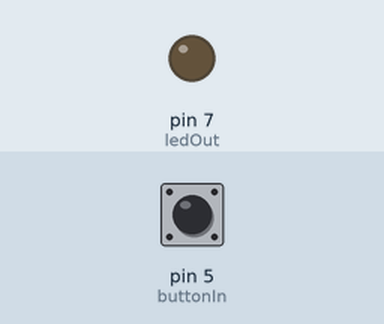
This sketch was run on a simulated Arduino Uno, built with avr-gcc and run on an emulated ATmega328P. On the bench: output pins drawn as LEDs (lit = HIGH). The test bench sets the inputs (shaded band); at power-on: pin 5 (buttonIn) LOW.

Above: at 2.8 s.
2.9 s: pin 5 (buttonIn) pulled HIGH for 1.2 s
At 3.3 s:
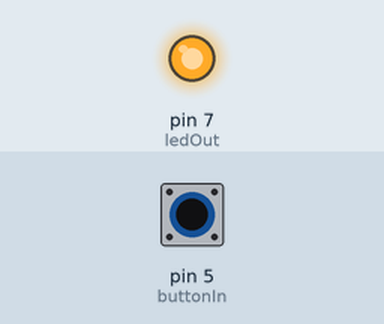
6.5 s: pin 5 (buttonIn) pulled HIGH for 3.2 s
At 11.0 s:
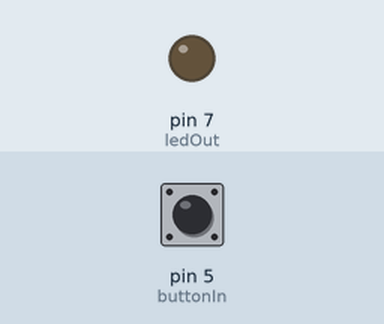
Timing chart, 0 to 12.5 s (numbered marks = the images above; inputs shaded):
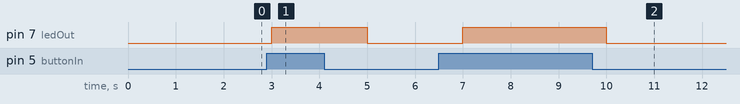

Measured:
- after the input at 2.9 s, pin 7 (ledOut): LOW → HIGH after 0.10 s, → LOW 2.0 s later
- after the input at 6.5 s, pin 7 (ledOut): LOW → HIGH after 0.50 s, → LOW 3.0 s later

The sketch:

buttonLed.ino
```cpp
int buttonIn = 5;
int ledOut = 7;

void setup() {
  // put your setup code here, to run once:
  pinMode(ledOut, OUTPUT);
  pinMode(buttonIn, INPUT);
  digitalWrite(ledOut,LOW);


}

void loop() {
  // put your main code here, to run repeatedly:
  int val = digitalRead(buttonIn);

  digitalWrite(ledOut, val);

  delay(1000);
}
```
